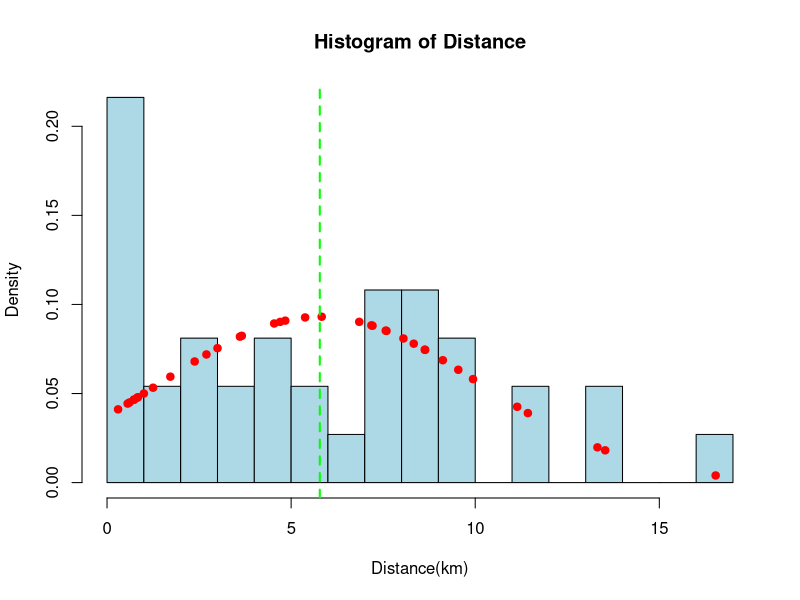
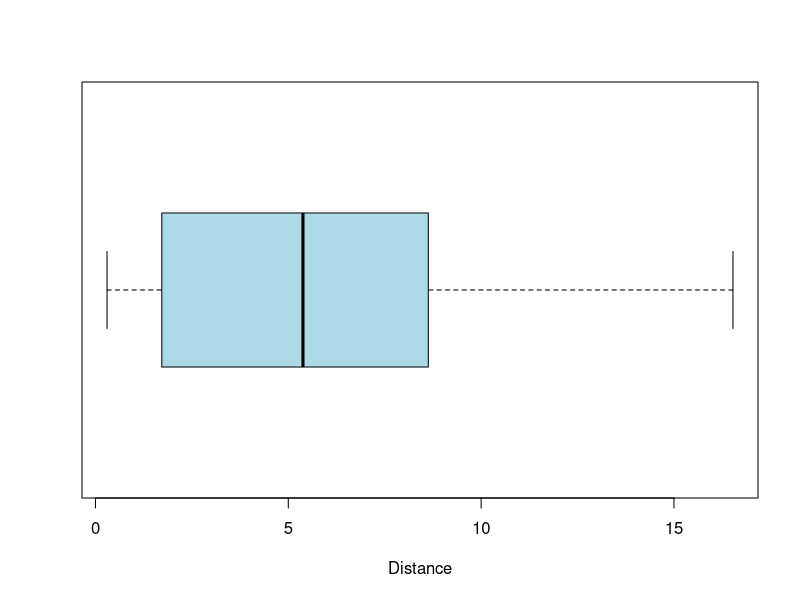
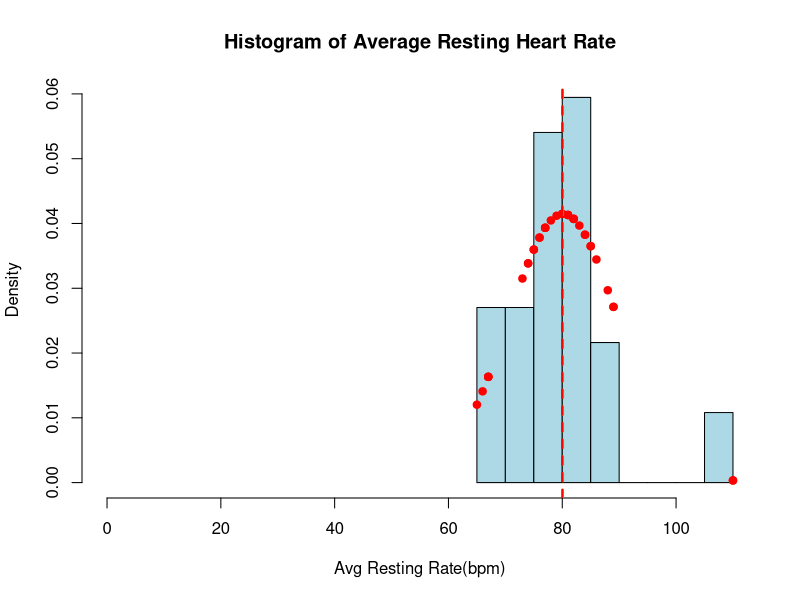
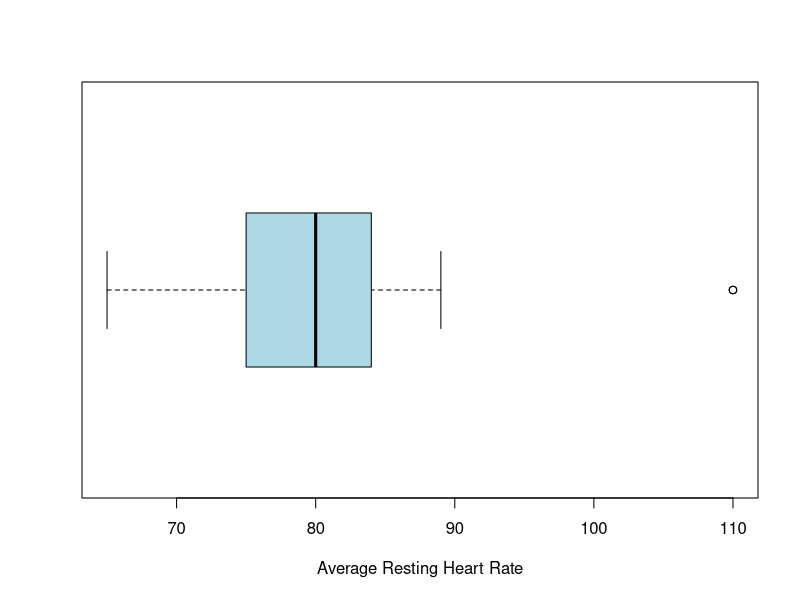
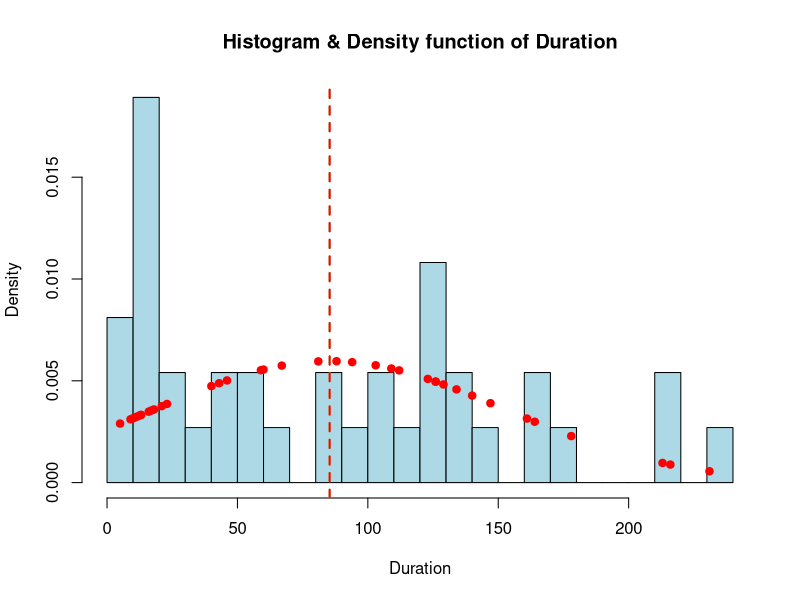
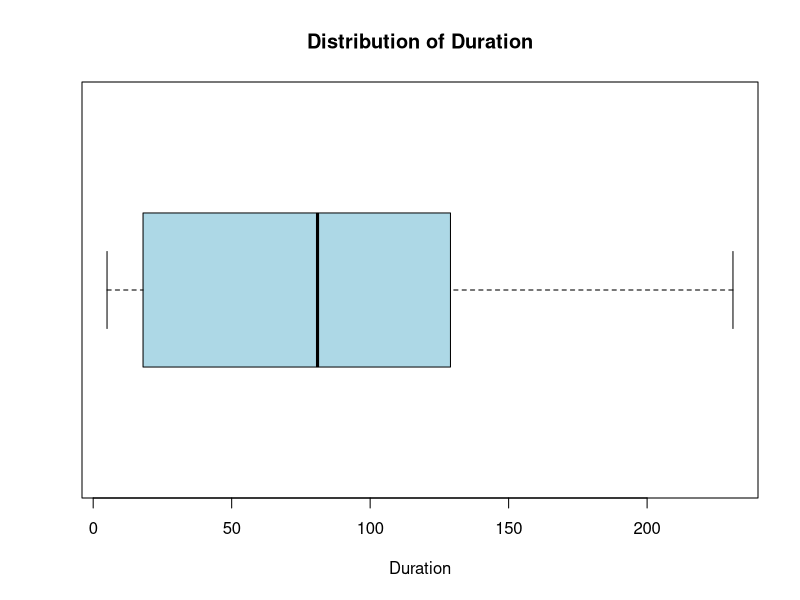
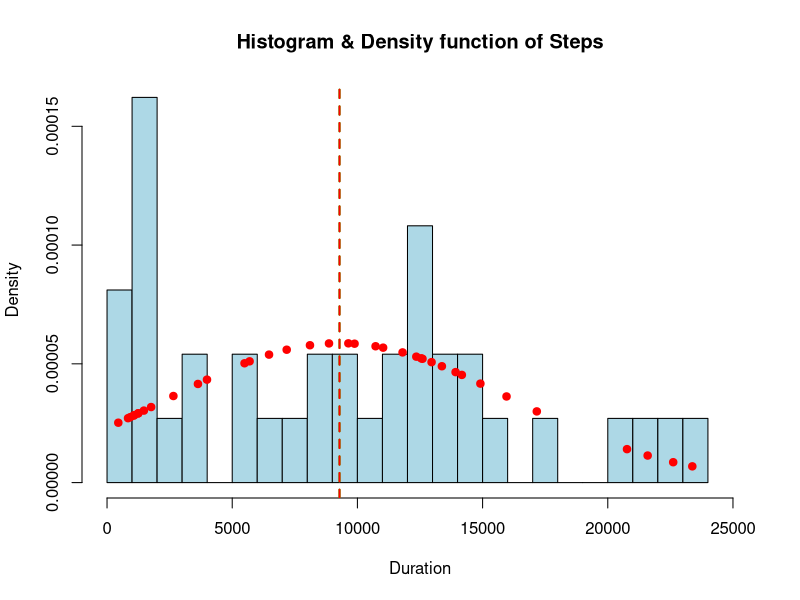
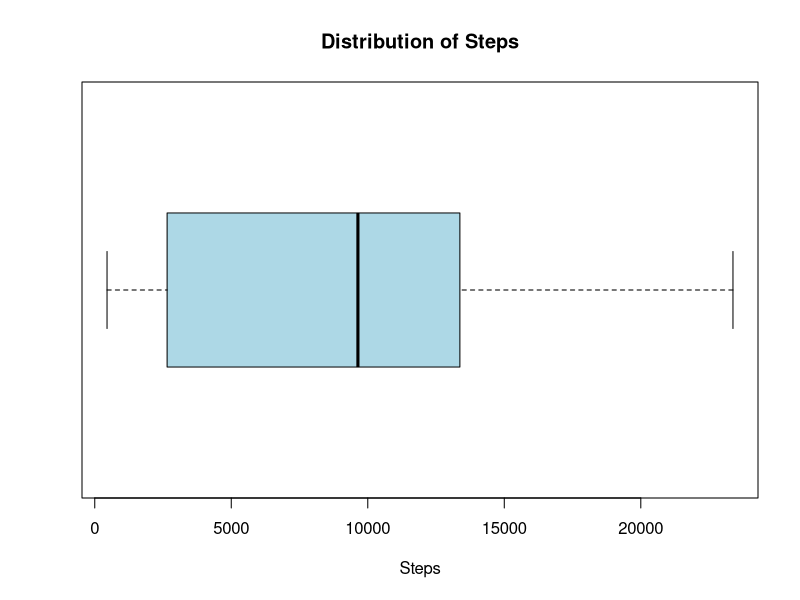

Here is the R script that generated these plots, in order:
## ---- chunk 1
data = read.csv("fitness_activity_stats.csv", header = TRUE)
tail(data)
## ---- chunk 2
summary(data)
## ---- chunk 3
distance <- data$Distance
mu <- mean(distance)
std <- sd(distance)
md = median(distance)

# Plot histogram
hist(distance, probability = TRUE, nclass = 14, main = "Histogram of Distance", xlab = "Distance(km)", col = "lightblue", border = "black")

# Calculate the density values for the points
density_values <- dnorm(distance, mean=mu, sd=std)

# Add points to the histogram
points(distance, density_values, col="red", pch=19)

abline(v = mu, col = "green", lwd = 2, lty = 2)


## ---- chunk 4

boxplot(data$Distance, col = "lightblue", border = "black", xlab = "Distance", horizontal = TRUE)
summary(data$Distance)

## ---- chunk 5
bpm <- data$AvgBpm
mu <- mean(bpm)
std <- sd(bpm)
mode <- which.max(table(bpm))
# Plot histogram
hist(bpm, probability = TRUE, nclass = 14, main = "Histogram of Average Resting Heart Rate", xlab = "Avg Resting Rate(bpm)", col = "lightblue", border = "black", xlim = c(0, 110))


# Calculate the density values for the points
density_values <- dnorm(bpm, mean=mu, sd=std)

# Add points to the histogram
points(bpm, density_values, col="red", pch=19)

abline(v = mu, col = "green", lwd = 2, lty = 2)
abline(v = median(bpm), col = "red", lwd = 2, lty = 2)
table(bpm)
## ---- chunk 6
boxplot(data$AvgBpm, col = "lightblue", border = "black", xlab = "Average Resting Heart Rate", horizontal = TRUE)
stem(data$AvgBpm)
summary(data$AvgBpm)
## ---- chunk 7
# Plot histogram
hist(data$Duration, probability = TRUE, nclass = 30, main = "Histogram & Density function of Duration", xlab = "Duration", col = "lightblue", border = "black")

# Calculate the density values for the points
density_values <- dnorm(data$Duration, mean=mean(data$Duration), sd=sd(data$Duration))

# Add points to the histogram
points(data$Duration, density_values, col="red", pch=19)

abline(v = mean(data$Duration), col = "lightgreen", lwd = 2, lty = 2)
abline(v = median(mean(data$Duration)), col = "red", lwd = 2, lty = 2)
stem(data$Duration)
summary(data$Duration)
## ---- chunk 8
boxplot(data$Duration, col = "lightblue", xlab = "Duration",  horizontal = TRUE, main = "Distribution of Duration")
table(data$Duration)
## ---- chunk 9
# Plot histogram
hist(data$Steps, probability = TRUE, nclass = 30, main = "Histogram & Density function of Steps", xlab = "Duration", col = "lightblue", border = "black", xlim = c(0, 25000))

# Calculate the density values for the points
density_values <- dnorm(data$Steps, mean=mean(data$Steps), sd=sd(data$Steps))

# Add points to the histogram
points(data$Steps, density_values, col="red", pch=19)

abline(v = mean(data$Steps), col = "green", lwd = 2, lty = 2)
abline(v = median(mean(data$Steps)), col = "red", lwd = 2, lty = 2)
stem(data$Steps)
summary(data$Steps)
## ---- chunk 10
boxplot(data$Steps, col = "lightblue", xlab = "Steps",  horizontal = TRUE, main = "Distribution of Steps")
table(data$Steps)
## ---- chunk 11
boxplot(AvgBpm ~ distance, data=data, col = "lightblue", xlab = "Avg. Resting Heart Rates", ylab = "Distance(km)", horizontal=TRUE)

plot(AvgBpm ~ Distance, data = data, xlab = "Distance", ylab = "Avg Resting heart rate")
## ---- chunk 12
boxplot(AvgBpm ~ Duration, data=data, col = "lightblue", xlab = "Avg. Resting Heart Rates", ylab = "Duration", horizontal=TRUE, main="Boxplot of Duration vs Avg. Resting Heart Rates")

plot(AvgBpm ~ Duration, data = data, xlab = "Duration", ylab = "Avg Resting heart rate")
## ---- chunk 13
boxplot(AvgBpm ~ Steps, data=data, col = "lightblue", xlab = "Avg. Resting Heart Rates", ylab = "Steps", horizontal=TRUE, main="Boxplot of Steps vs Avg. Resting Heart Rates")

plot(AvgBpm ~ Steps, data = data, xlab = "Steps", ylab = "Avg Resting heart rate")
## ---- chunk 14
filter_weekday <- data$Week == "Weekday"
filter_weekend <- data$Week == "Weekend"

week_days <- data[filter_weekday,]
week_ends <- data[filter_weekend,]

t.test(week_days$AvgBpm, week_ends$AvgBpm, alternative = "less")
## ---- chunk 15
# Plotting a scatter plot of Distance Vs Avg. Resting Heart Rates with Regression
colors <- ifelse(data$Week == "Weekend", "lightgreen", "lightblue")

plot(AvgBpm ~ distance, data = data, col=colors, pch = 19, xlab = "Distance(km)", ylab = "Avg. Resting Heart Rate(bpm)", main = "Distance Vs Avg. Resting Heart Rate with Regression")

# Adding the regression line
abline(lm(AvgBpm ~ Distance, data = data), col = "red")

# Adding a legend
legend("topleft", legend = c("Weekend", "Weekday", 'regression Line'), col = c("lightgreen", "lightblue", "red"), pch = c(19, 19, NA), lty = c(NA, NA, 1))
## ---- chunk 16
summary(lm(formula = AvgBpm ~ Distance, data = data))

## ---- chunk 17
data_weekday = data[data$Week=="Weekday", ]

# Plotting a scatter plot

plot(AvgBpm ~ Distance, data = data_weekday, col="lightblue", pch = 19, xlab = "Distance(km)", ylab = "Average Resting Heart Rate", main = "Distance Vs Avg. Resting Heart Rates with Regression (Weekdays)")

# Adding the regression line
abline(lm(AvgBpm ~ Distance, data = data_weekday), col = "red")

# Adding a legend
legend("topleft", legend = c("Weekend", "Weekday", 'regression Line'), col = c("lightgreen", "lightblue", "red"), pch = c(19, 19, NA), lty = c(NA, NA, 1))

summary(lm(formula = AvgBpm ~ Distance, data = data_weekday))
## ---- chunk 18
#data_weekday = data[data$Week=="Weekday", ]

#Plotting a scatter plot of log transformations of Distance vs Avg. Resting Heart Rate

plot(log(AvgBpm) ~ log(Distance), data=data_weekday, col=colors, pch = 19, xlab = "Distance", ylab = "AvgBpm", main = "Distance Vs Avg. Resting Heart Rates with Regression (Weekdays)")

# Adding the regression line
abline(lm(log(AvgBpm) ~ log(Distance), data = data_weekday), col = "red")

# Adding a legend
legend("topleft", legend = c("Weekend", "Weekday", 'regression Line'), col = c("lightgreen", "lightblue", "red"), pch = c(19, 19, NA), lty = c(NA, NA, 1))

summary(lm(formula = log(AvgBpm) ~ log(Distance), data = data_weekday))
## ---- chunk 19
#scatter plot of log transformations of Distance vs Avg. Resting Heart Rate using weekdays
data_weekday = data[data$Week=="Weekday" & data$AvgBpm <= 80, ]

plot(log(AvgBpm) ~ log(Distance), data = data, col=colors, pch = 19, xlab = "Distance(km)", ylab = "Avg Resting Heart Rates(bpm)", main = "Distance Vs Avg. Resting Heart Rates with Regression (Weekdays)")

# Adding the regression line
abline(lm(log(AvgBpm) ~ log(Distance), data = data_weekday), col = "red")

# Adding a legend
legend("topleft", legend = c("Weekend", "Weekday", 'regression Line'), col = c("lightgreen", "lightblue", "red"), pch = c(19, 19, NA), lty = c(NA, NA, 1))

summary(lm(formula = log(AvgBpm) ~ log(Distance), data = data_weekday))
## ---- chunk 20
#scatter plot of sqrt transformations of Distance vs Avg. Resting Heart Rate

plot(sqrt(AvgBpm) ~ sqrt(Distance), data = data_weekday, col=colors, pch = 19, xlab = "Distance(km)", ylab = "Avg. Resting Heart Rates(bpm)", main = "Distance Vs Avg. Resting Heart Rates with Regression (Weekdays)")

# Adding the regression line
abline(lm(sqrt(AvgBpm) ~ sqrt(Distance), data = data_weekday), col = "red")

# Adding a legend
legend("topleft", legend = c("Weekend", "Weekday", 'regression Line'), col = c("lightgreen", "lightblue", "red"), pch = c(19, 19, NA), lty = c(NA, NA, 1))

summary(lm(formula = sqrt(AvgBpm) ~ sqrt(Distance), data = data_weekday))
## ---- chunk 21

## ---- chunk 22
#data_weekday = data[data$Week=="Weekday" & data$AvgBpm <= 80, ]

plot((AvgBpm) ~ Distance+Steps+Duration, data=data_weekday, pch = 19, xlab = "Distance", ylab = "Avg. Resting Heart Rate", main = "Distance+Steps+Duration Vs Avg. Resting Heart Rates with Regression (Weekday)")

# Adding the regression line
abline(lm((AvgBpm) ~ (Distance + Steps + Duration), data = data_weekday), col = "red")

# Adding a legend
legend("topleft", legend = c("Weekend", "Weekday", 'regression Line'), pch = c(19, 19, NA), lty = c(NA, NA, 1))

summary(lm(formula = (AvgBpm) ~ (Distance + Steps + Duration ), data = data_weekday))
## ---- chunk 23
data_weekend = data[data$Week=="Weekend", ]

# Plotting a scatter plot

plot(AvgBpm ~ Distance, data=data_weekend, pch = 19, col="green", xlab = "Distance", ylab = "Avg. Resting Heart Rates", main = "Distance Vs Avg. Resting Heart Rates with Regression (Weekends)")

# Adding the regression line
abline(lm((AvgBpm) ~ (Distance), data = data_weekend), col = "red")


summary(lm(formula = (AvgBpm) ~ (Distance), data = data_weekend))
## ---- chunk 24
data_weekend = data[data$Week=="Weekend" & data$AvgBpm <= 80, ]

plot(AvgBpm ~ Distance, data=data_weekend, col="green", pch = 19, xlab = "Distance", ylab = "AvgBpm", main = "Distance Vs Avg. Resting Heart Rates with Regression (Weekends)")

# Adding the regression line
abline(lm((AvgBpm) ~ (Distance), data = data_weekend), col = "red")


summary(lm(formula = (AvgBpm) ~ (Distance), data = data_weekend))
## ---- chunk 25
  #scatter plot of Duration Vs Average Resting Heart Rate weekend
data_weekend = data[data$Week=="Weekend", ]

plot((AvgBpm) ~ (Duration), data=data_weekend, col="green", pch = 19, xlab = "Steps", ylab = "AvgBpm", main = "Scatter Plot of Steps Vs AvgBpm  with Regression Line")

# Adding the regression line
abline(lm((AvgBpm) ~ (Duration), data=data_weekend), col = "red")

# Adding a legend
legend("topleft", legend = c("Weekend", "Weekday", 'regression Line'), col = c("lightgreen", "lightblue", "red"), pch = c(19, 19, NA), lty = c(NA, NA, 1))
summary(lm((AvgBpm) ~ (Duration), data = data_weekend))
## ---- chunk 26
# Plotting a scatter plot of square transformation of Duration Vs Average Resting Heart Rate
data_weekend = data[data$Week=="Weekend", ]

plot((AvgBpm)^2 ~ (Duration)^2, data=data_weekend, col="lightgreen", pch = 19, xlab = "Steps", ylab = "Avg. Resting Heart Rate", main = "Plot of Duration^2 Vs Avg. Resting Heart Rate^2 with Regression(Weekend)")

# Adding the regression line
abline(lm((AvgBpm)^2 ~ (Duration)^2, data=data_weekend), col = "red")

# Adding a legend
legend("topleft", legend = c("Weekend", "Weekday", 'regression Line'), col = c("lightgreen", "lightblue", "red"), pch = c(19, 19, NA), lty = c(NA, NA, 1))
summary(lm((AvgBpm)^2 ~ (Duration)^2, data = data_weekend))
## ---- chunk 27
# scatter plot of Duration + Steps Vs Avg. Resting Heart Rate
data_weekend = data[data$Week=="Weekend", ]

plot((AvgBpm) ~ (Duration + Steps), data=data_weekend, col="lightgreen", pch = 19, xlab = "Steps", ylab = "Avg. Resting Heart Rate", main = "Plot of Steps Vs Avg. Resting Heart Rate with Regression(Weekend)")

# Adding the regression line
abline(lm((AvgBpm) ~ (Duration + Steps), data=data_weekend), col = "red")

# Adding a legend
legend("topleft", legend = c("Weekend", "Weekday", 'regression Line'), col = c("lightgreen", "lightblue", "red"), pch = c(19, 19, NA), lty = c(NA, NA, 1))
summary(lm((AvgBpm) ~ (Duration + Steps), data = data_weekend))
## ---- chunk 28
# Plotting a scatter plot of Duration * Steps Vs Average Resting Heart Rate
data_weekend = data[data$Week=="Weekend", ]

plot((AvgBpm) ~ (Duration * Steps), data=data_weekend, col="lightgreen", pch = 19, xlab = "Steps", ylab = "Avg. Resting Heart Rate", main = "Plot of Steps Vs Average Resting Heart Rate with Regression(Weekend)")

  # Adding the regression line
abline(lm((AvgBpm) ~ (Duration * Steps), data=data_weekend), col = "red")

  # Adding a legend
legend("topleft", legend = c("Weekend", "Weekday", 'regression Line'), col = c("lightgreen", "lightblue", "red"), pch = c(19, 19, NA), lty = c(NA, NA, 1))
summary(lm((AvgBpm) ~ (Duration * Steps), data = data_weekend))
## ---- chunk 29
#Plotting a scatter plot of Duration * Steps Vs Average Resting Heart Rate
data_weekend = data[data$Week=="Weekend", ]

plot((AvgBpm) ~ (Duration * Distance * Steps), data=data_weekend, col="lightgreen", pch = 19, xlab = "Steps", ylab = "AvgBpm", main = "Plot of Steps Vs Average Resting Heart Rate with Regression(Weekend)")

  # Adding the regression line
abline(lm((AvgBpm) ~ (Duration * Distance * Steps), data=data_weekend), col = "red")

  # Adding a legend
legend("topleft", legend = c("Weekend", "Weekday", 'regression Line'), col = c("lightgreen", "lightblue", "red"), pch = c(19, 19, NA), lty = c(NA, NA, 1))
summary(lm((AvgBpm) ~ (Duration * Distance * Steps), data = data_weekend))
## ---- chunk 30
#Plotting a scatter plot of Duration + Steps Vs Average Resting Heart Rate

plot((AvgBpm) ~ (Duration + Steps), data=data_weekend, col="lightgreen", pch = 19, xlab = "Steps", ylab = "Avg. Resting Heart Rate(bpm)", main = "Plot of Duration+Steps Vs Average Resting Heart Rate with Regression(Weekend)")

  # Adding the regression line
abline(lm((AvgBpm) ~ (Duration + Steps), data=data_weekend), col = "red")

  # Adding a legend
legend("topleft", legend = c("Weekend", "Weekday", 'regression Line'), col = c("lightgreen", "lightblue", "red"), pch = c(19, 19, NA), lty = c(NA, NA, 1))
summary(lm((AvgBpm) ~ (Duration + Steps), data = data_weekend))
## ---- chunk 31
bpm_weekday_greater = data[(data$AvgBpm > 80 & data$Week=="Weekday"), ]
bpm_weekday_less = data[(data$AvgBpm <= 80 & data$Week=="Weekday"), ]
bpm_weekend_greater = data[data$AvgBpm > 80 & data$Week=="Weekend", ]
bpm_weekend_less = data[data$AvgBpm <= 80 & data$Week=="Weekend", ]
table <- matrix(c(nrow(bpm_weekday_greater), nrow(bpm_weekday_less), nrow(bpm_weekend_greater), nrow(bpm_weekend_less)), 2, 2, byrow = TRUE)
dimnames(table) <- list(week=c("Weekday", "Weekend"), AvgbBpm=c("G", "L"))
table
fisher.test(table, alternative = "less")
